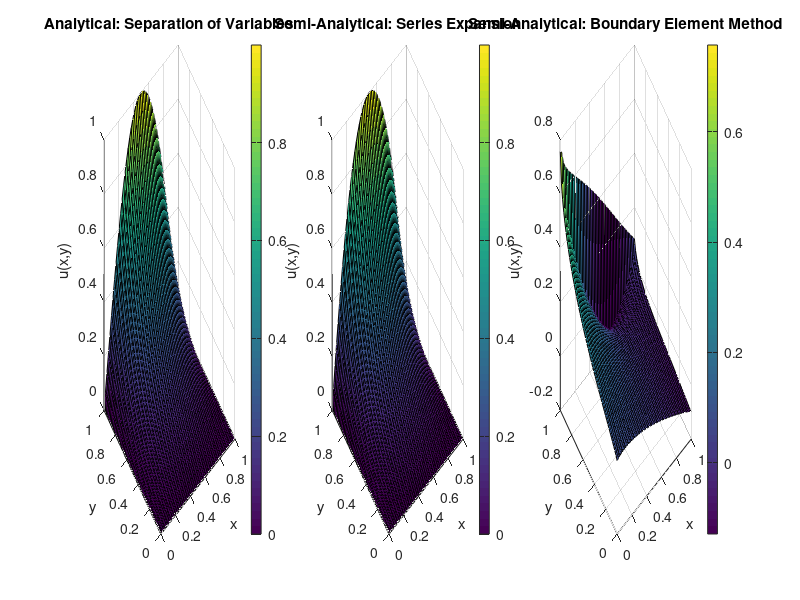

Here is the MATLAB script that generated this plot: (Note: this script raises an error after producing the figure.)
% MATLAB script to solve Laplace's equation in a 2D rectangle
% using analytical (separation of variables), semi-analytical (series expansion),
% and boundary element method (BEM). Saves figures as PNG files.

clear all; close all;

% Domain parameters
a = 1; % width of rectangle
b = 1; % height of rectangle
nx = 50; % grid points in x
ny = 50; % grid points in y
x = linspace(0, a, nx);
y = linspace(0, b, ny);
[X, Y] = meshgrid(x, y);

% --- 1. Analytical Solution: Separation of Variables ---
% Boundary condition: u(x, b) = sin(pi*x/a)
u_analytical = zeros(ny, nx);
n = 1; % Only n=1 term for f(x) = sin(pi*x/a)
for i = 1:nx
    for j = 1:ny
        u_analytical(j, i) = (sin(pi*x(i)/a) * sinh(pi*y(j)/a)) / sinh(pi*b/a);
    end
end

% --- 2. Semi-Analytical: Series Expansion with Analytical Coefficients ---
% Boundary condition: u(x, b) = x*(a-x)
N = 20; % Number of series terms
u_series = zeros(ny, nx);
for n = 1:2:N % Only odd n contribute
    % Analytical Fourier coefficient for f(x) = x(a-x)
    cn = 8*(4*a^2) / (n^3 * pi^3 * sinh(n*pi*b/a));
    for i = 1:nx
        for j = 1:ny
            u_series(j, i) = u_series(j, i) + ...
                cn * sin(n*pi*x(i)/a) * sinh(n*pi*y(j)/a);
        end
    end
end

% --- 3. Semi-Analytical: Boundary Element Method (BEM) ---
% Discretize all four boundaries
N_bem = 50; % Number of points per boundary side
% Boundary points: top (y=b), bottom (y=0), left (x=0), right (x=a)
x_top = linspace(0, a, N_bem); y_top = b * ones(1, N_bem);
x_bot = linspace(0, a, N_bem); y_bot = zeros(1, N_bem);
y_left = linspace(0, b, N_bem); x_left = zeros(1, N_bem);
y_right = linspace(0, b, N_bem); x_right = a * ones(1, N_bem);

% Combine boundary points
x_b = [x_top, x_bot, x_left, y_right];
y_b = [y_top, y_bot, y_left, x_right];
N_total = 4 * N_bem;

% Boundary conditions: u on boundary
u_b = zeros(1, N_total);
u_b(1:N_bem) = sin(pi * x_top / a); % u(x, b) = sin(pi*x/a)
% u = 0 on other boundaries (x_bot, x_left, y_right)

% Normal vectors (outward): [nx, ny]
normals = zeros(N_total, 2);
normals(1:N_bem, :) = [zeros(N_bem, 1), ones(N_bem, 1)]; % Top: n = [0, 1]
normals(N_bem+1:2*N_bem, :) = [zeros(N_bem, 1), -ones(N_bem, 1)]; % Bottom: n = [0, -1]
normals(2*N_bem+1:3*N_bem, :) = [-ones(N_bem, 1), zeros(N_bem, 1)]; % Left: n = [-1, 0]
normals(3*N_bem+1:end, :) = [ones(N_bem, 1), zeros(N_bem, 1)]; % Right: n = [1, 0]

% Segment lengths
ds = [a/(N_bem-1) * ones(1, N_bem), a/(N_bem-1) * ones(1, N_bem), ...
      b/(N_bem-1) * ones(1, N_bem), b/(N_bem-1) * ones(1, N_bem)];

% Green's function and normal derivative
G = @(x, y, xp, yp) -(1/(2*pi)) * log(sqrt((x - xp).^2 + (y - yp).^2 + 1e-10));
dGdn = @(x, y, xp, yp, nx, ny) -(1/(2*pi)) * ((x - xp)*nx + (y - yp)*ny) ./ ...
    ((x - xp).^2 + (y - yp).^2 + 1e-10);

% Set up linear system for normal derivatives
A = zeros(N_total, N_total);
b = zeros(N_total, 1);
for i = 1:N_total
    for j = 1:N_total
        if i == j
            A(i, j) = 0.5; % Diagonal term for singularity
        else
            A(i, j) = -dGdn(x_b(i), y_b(i), x_b(j), y_b(j), normals(j, 1), normals(j, 2)) * ds(j);
        end
    end
    % Right-hand side
    for j = 1:N_total
        b(i) = b(i) + G(x_b(i), y_b(i), x_b(j), y_b(j)) * u_b(j) * ds(j);
    end
end

% Solve for normal derivatives
dudn = A \ b;

% Compute interior solution
u_bem = zeros(ny, nx);
for i = 1:nx
    for j = 1:ny
        sum_G = 0;
        sum_dGdn = 0;
        for k = 1:N_total
            sum_G = sum_G + G(x(i), y(j), x_b(k), y_b(k)) * dudn(k) * ds(k);
            sum_dGdn = sum_dGdn + u_b(k) * dGdn(x(i), y(j), x_b(k), y_b(k), normals(k, 1), normals(k, 2)) * ds(k);
        end
        u_bem(j, i) = sum_G - sum_dGdn;
    end
end

% --- Visualization ---
% First figure: 3D surface plots
fig1 = figure('Position', [100, 100, 1200, 400]);

% Analytical Solution
subplot(1, 3, 1);
surf(X, Y, u_analytical);
title('Analytical: Separation of Variables');
xlabel('x'); ylabel('y'); zlabel('u(x,y)');
colorbar;

% Series Expansion
subplot(1, 3, 2);
surf(X, Y, u_series);
title('Semi-Analytical: Series Expansion');
xlabel('x'); ylabel('y'); zlabel('u(x,y)');
colorbar;

% Boundary Element Method
subplot(1, 3, 3);
surf(X, Y, u_bem);
title('Semi-Analytical: Boundary Element Method');
xlabel('x'); ylabel('y'); zlabel('u(x,y)');
colorbar;

sgtitle('Solutions to Laplace''s Equation');

% Save first figure as PNG
saveas(fig1, 'laplace_solutions.png');

% --- Validation for BEM ---
% Check boundary condition u(x, b) = sin(pi*x/a) at y = b
% x_check = linspace(0, a, 100);
% u_check = zeros(size(x_check));
% for k = 1:length(x_check)
%     sum_G = 0;
%     sum_dGdn = 0;
%     for m = 1:N_total
%         sum_G = sum_G + G(x_check(k), b, x_b(m), y_b(m)) * dudn(m) * ds(m);
%         sum_dGdn = sum_dGdn + u_b(m) * dGdn(x_check(k), b, x_b(m), y_b(m), normals(m, 1), normals(m, 2)) * ds(m);
%     end
%     u_check(k) = sum_G - sum_dGdn;
% end
% fig2 = figure;
% plot(x_check, sin(pi*xhammer_check/a), 'b-', 'DisplayName', 'Exact: sin(\pi x/a)');
% hold on;
% plot(x_check, u_check, 'r--', 'DisplayName', 'BEM at y=b');
% xlabel('x'); ylabel('u(x, b)'); title('BEM Solution at y = b');
% legend; grid on;
% 
% % Save second figure as PNG
% saveas(fig2, 'bem_validation.png');